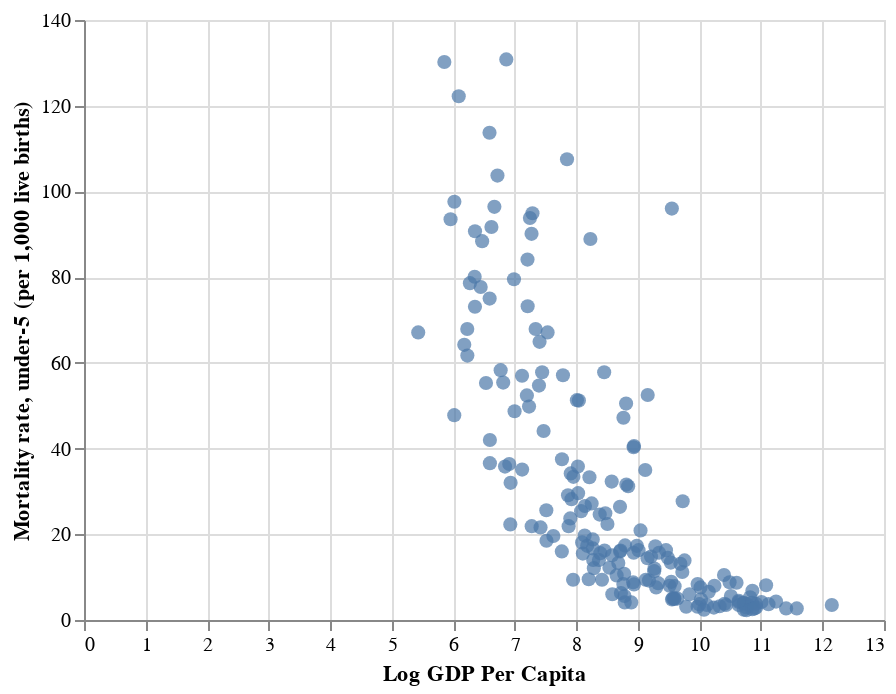

Notebook cell for this chart:
### Code cell
my_chart

### Figure 1 — Vega-Lite specification as saved in the notebook (floating-point values rounded to 4 significant figures; data arrays with more than 128 entries replaced by an {"elided": "..."} marker saying what was removed)
{"config": {"view": {"continuousWidth": 400, "continuousHeight": 300}}, "data": {"name": "data-98fd5d8333b4573b73a9d3afdb585e59"}, "mark": {"type": "circle", "size": 50}, "encoding": {"tooltip": [{"type": "nominal", "field": "Country Name"}], "x": {"type": "quantitative", "field": "Log GDP Per Capita"}, "y": {"type": "quantitative", "field": "Mortality rate, under-5 (per 1,000 live births)"}}, "selection": {"selector006": {"type": "interval", "bind": "scales", "encodings": ["x", "y"]}}, "$schema": "https://vega.github.io/schema/vega-lite/v4.8.1.json", "datasets": {"data-98fd5d8333b4573b73a9d3afdb585e59": {"elided": "217 records"}}}
